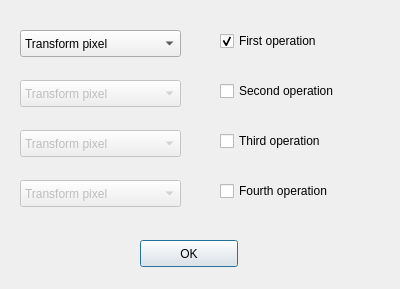
<?xml version="1.0" encoding="UTF-8"?>
<ui version="4.0">
 <class>OperOrderForm</class>
 <widget class="QDialog" name="OperOrderForm">
  <property name="geometry">
   <rect>
    <x>0</x>
    <y>0</y>
    <width>400</width>
    <height>289</height>
   </rect>
  </property>
  <property name="windowTitle">
   <string>Set operation order</string>
  </property>
  <widget class="QComboBox" name="operationComboBox1">
   <property name="enabled">
    <bool>true</bool>
   </property>
   <property name="geometry">
    <rect>
     <x>20</x>
     <y>30</y>
     <width>161</width>
     <height>27</height>
    </rect>
   </property>
   <property name="currentIndex">
    <number>0</number>
   </property>
   <item>
    <property name="text">
     <string>Transform pixel</string>
    </property>
   </item>
   <item>
    <property name="text">
     <string>Thresholding</string>
    </property>
   </item>
   <item>
    <property name="text">
     <string>Equalize</string>
    </property>
   </item>
   <item>
    <property name="text">
     <string>Gaussian Blur</string>
    </property>
   </item>
   <item>
    <property name="text">
     <string>Median Blur</string>
    </property>
   </item>
   <item>
    <property name="text">
     <string>Linear Filter</string>
    </property>
   </item>
   <item>
    <property name="text">
     <string>Dilate</string>
    </property>
   </item>
   <item>
    <property name="text">
     <string>Erode</string>
    </property>
   </item>
   <item>
    <property name="text">
     <string>Aperture</string>
    </property>
   </item>
   <item>
    <property name="text">
     <string>Close</string>
    </property>
   </item>
   <item>
    <property name="text">
     <string>Gradiente</string>
    </property>
   </item>
   <item>
    <property name="text">
     <string>BlackHat</string>
    </property>
   </item>
  </widget>
  <widget class="QComboBox" name="operationComboBox2">
   <property name="enabled">
    <bool>false</bool>
   </property>
   <property name="geometry">
    <rect>
     <x>20</x>
     <y>80</y>
     <width>161</width>
     <height>27</height>
    </rect>
   </property>
   <property name="currentIndex">
    <number>0</number>
   </property>
   <item>
    <property name="text">
     <string>Transform pixel</string>
    </property>
   </item>
   <item>
    <property name="text">
     <string>Thresholding</string>
    </property>
   </item>
   <item>
    <property name="text">
     <string>Equalize</string>
    </property>
   </item>
   <item>
    <property name="text">
     <string>Gaussian Blur</string>
    </property>
   </item>
   <item>
    <property name="text">
     <string>Median Blur</string>
    </property>
   </item>
   <item>
    <property name="text">
     <string>Linear Filter</string>
    </property>
   </item>
   <item>
    <property name="text">
     <string>Dilate</string>
    </property>
   </item>
   <item>
    <property name="text">
     <string>Erode</string>
    </property>
   </item>
   <item>
    <property name="text">
     <string>Aperture</string>
    </property>
   </item>
   <item>
    <property name="text">
     <string>Close</string>
    </property>
   </item>
   <item>
    <property name="text">
     <string>Gradiente</string>
    </property>
   </item>
   <item>
    <property name="text">
     <string>BlackHat</string>
    </property>
   </item>
  </widget>
  <widget class="QComboBox" name="operationComboBox3">
   <property name="enabled">
    <bool>false</bool>
   </property>
   <property name="geometry">
    <rect>
     <x>20</x>
     <y>130</y>
     <width>161</width>
     <height>27</height>
    </rect>
   </property>
   <property name="currentIndex">
    <number>0</number>
   </property>
   <item>
    <property name="text">
     <string>Transform pixel</string>
    </property>
   </item>
   <item>
    <property name="text">
     <string>Thresholding</string>
    </property>
   </item>
   <item>
    <property name="text">
     <string>Equalize</string>
    </property>
   </item>
   <item>
    <property name="text">
     <string>Gaussian Blur</string>
    </property>
   </item>
   <item>
    <property name="text">
     <string>Median Blur</string>
    </property>
   </item>
   <item>
    <property name="text">
     <string>Linear Filter</string>
    </property>
   </item>
   <item>
    <property name="text">
     <string>Dilate</string>
    </property>
   </item>
   <item>
    <property name="text">
     <string>Erode</string>
    </property>
   </item>
   <item>
    <property name="text">
     <string>Aperture</string>
    </property>
   </item>
   <item>
    <property name="text">
     <string>Close</string>
    </property>
   </item>
   <item>
    <property name="text">
     <string>Gradiente</string>
    </property>
   </item>
   <item>
    <property name="text">
     <string>BlackHat</string>
    </property>
   </item>
  </widget>
  <widget class="QComboBox" name="operationComboBox4">
   <property name="enabled">
    <bool>false</bool>
   </property>
   <property name="geometry">
    <rect>
     <x>20</x>
     <y>180</y>
     <width>161</width>
     <height>27</height>
    </rect>
   </property>
   <item>
    <property name="text">
     <string>Transform pixel</string>
    </property>
   </item>
   <item>
    <property name="text">
     <string>Thresholding</string>
    </property>
   </item>
   <item>
    <property name="text">
     <string>Equalize</string>
    </property>
   </item>
   <item>
    <property name="text">
     <string>Gaussian Blur</string>
    </property>
   </item>
   <item>
    <property name="text">
     <string>Median Blur</string>
    </property>
   </item>
   <item>
    <property name="text">
     <string>Linear Filter</string>
    </property>
   </item>
   <item>
    <property name="text">
     <string>Dilate</string>
    </property>
   </item>
   <item>
    <property name="text">
     <string>Erode</string>
    </property>
   </item>
   <item>
    <property name="text">
     <string>Aperture</string>
    </property>
   </item>
   <item>
    <property name="text">
     <string>Close</string>
    </property>
   </item>
   <item>
    <property name="text">
     <string>Gradiente</string>
    </property>
   </item>
   <item>
    <property name="text">
     <string>BlackHat</string>
    </property>
   </item>
  </widget>
  <widget class="QCheckBox" name="firstOperCheckBox">
   <property name="geometry">
    <rect>
     <x>220</x>
     <y>30</y>
     <width>131</width>
     <height>22</height>
    </rect>
   </property>
   <property name="text">
    <string>First operation</string>
   </property>
   <property name="checked">
    <bool>true</bool>
   </property>
  </widget>
  <widget class="QPushButton" name="okButton">
   <property name="geometry">
    <rect>
     <x>140</x>
     <y>240</y>
     <width>98</width>
     <height>27</height>
    </rect>
   </property>
   <property name="text">
    <string>OK</string>
   </property>
  </widget>
  <widget class="QCheckBox" name="secondOperCheckBox">
   <property name="geometry">
    <rect>
     <x>220</x>
     <y>80</y>
     <width>151</width>
     <height>22</height>
    </rect>
   </property>
   <property name="text">
    <string>Second operation</string>
   </property>
   <property name="checked">
    <bool>false</bool>
   </property>
  </widget>
  <widget class="QCheckBox" name="thirdOperCheckBox">
   <property name="geometry">
    <rect>
     <x>220</x>
     <y>130</y>
     <width>131</width>
     <height>22</height>
    </rect>
   </property>
   <property name="text">
    <string>Third operation</string>
   </property>
   <property name="checked">
    <bool>false</bool>
   </property>
  </widget>
  <widget class="QCheckBox" name="fourthOperCheckBox">
   <property name="geometry">
    <rect>
     <x>220</x>
     <y>180</y>
     <width>151</width>
     <height>22</height>
    </rect>
   </property>
   <property name="text">
    <string>Fourth operation</string>
   </property>
   <property name="checked">
    <bool>false</bool>
   </property>
  </widget>
 </widget>
 <resources/>
 <connections>
  <connection>
   <sender>firstOperCheckBox</sender>
   <signal>clicked(bool)</signal>
   <receiver>operationComboBox1</receiver>
   <slot>setEnabled(bool)</slot>
   <hints>
    <hint type="sourcelabel">
     <x>258</x>
     <y>46</y>
    </hint>
    <hint type="destinationlabel">
     <x>121</x>
     <y>36</y>
    </hint>
   </hints>
  </connection>
  <connection>
   <sender>secondOperCheckBox</sender>
   <signal>clicked(bool)</signal>
   <receiver>operationComboBox2</receiver>
   <slot>setEnabled(bool)</slot>
   <hints>
    <hint type="sourcelabel">
     <x>266</x>
     <y>91</y>
    </hint>
    <hint type="destinationlabel">
     <x>110</x>
     <y>89</y>
    </hint>
   </hints>
  </connection>
  <connection>
   <sender>thirdOperCheckBox</sender>
   <signal>clicked(bool)</signal>
   <receiver>operationComboBox3</receiver>
   <slot>setEnabled(bool)</slot>
   <hints>
    <hint type="sourcelabel">
     <x>289</x>
     <y>147</y>
    </hint>
    <hint type="destinationlabel">
     <x>140</x>
     <y>144</y>
    </hint>
   </hints>
  </connection>
  <connection>
   <sender>fourthOperCheckBox</sender>
   <signal>clicked(bool)</signal>
   <receiver>operationComboBox4</receiver>
   <slot>setEnabled(bool)</slot>
   <hints>
    <hint type="sourcelabel">
     <x>274</x>
     <y>193</y>
    </hint>
    <hint type="destinationlabel">
     <x>121</x>
     <y>190</y>
    </hint>
   </hints>
  </connection>
 </connections>
</ui>
